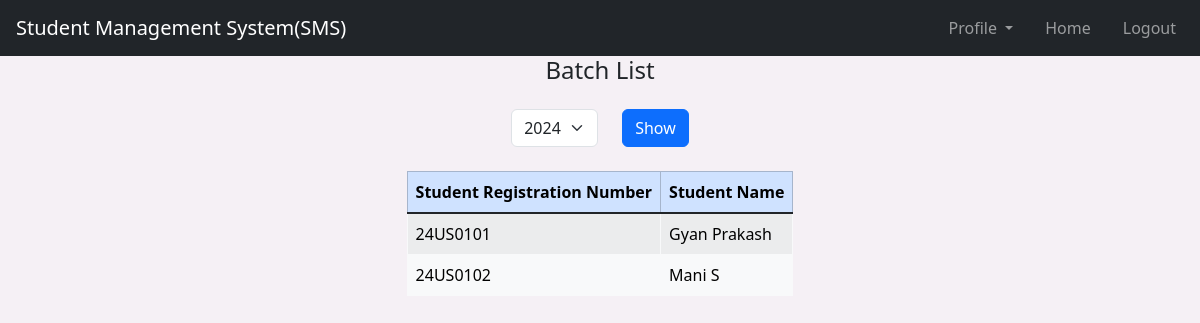
The app's page /faculty_dashboard/10110/view_batch (signed in) with its own data.
### website/models.py (models this page shows)
class Student(db.Model, UserMixin):
    id = db.Column(db.Integer, primary_key=True)
    reg_no = db.Column(db.String(8), unique=True)
    first_name = db.Column(db.String(50))
    last_name = db.Column(db.String(50))
    password = db.Column(db.String(50))
    dept_id = db.Column(db.String(100), db.ForeignKey('department.id'))
    registration = db.relationship('Register')

### website/views.py (the view, shortened to what this page needs)
@views.route('/faculty_dashboard/<course_id>/view_batch', methods=['GET', 'POST'])
@login_required
def view_batch(course_id):
    batch = Register.query.filter_by(c_id=course_id, year=year).all()
    students = []
    distinct_years = db.session.query(distinct(Register.year)).all()
    years = [g_year[0] for g_year in distinct_years]
    for entry in batch:
        student = Student.query.filter_by(id=entry.s_id).first()
        info = {'reg_no': student.reg_no, 'name': student.first_name + " " + student.last_name}
        students.append(info)
    return render_template("view_batch.html", user=current_user,
                           dept=Department.query.filter_by(id=current_user.dept_id).first(),
                           batch=students, year=year, years=years)

### website/templates/view_batch.html (shortened to what this page needs)
{% extends "base.html" %}
{% block content%}
<h4 align="center">Batch List</h4>
<div class="mx-1"><form method ="POST">
    <div class="row justify-content-center my-4">
        <div class="col-auto">
    <select class="form-select w-auto" name="year"  aria-label="Default select example">
                <option value="{{year}}"selected>{{year}}</option>
             </select>
        </div>
        <div class="col-auto">
            <button type="submit" class="btn btn-primary" name="viewotherBatches">Show</button>
        </div>
    </div></form>
<table class="table table-striped table-hover table-bordered border-light mx-auto w-auto">
 <thead class="table-primary">
 <tr>
      <th scope="col">Student Registration Number</th>
      <th scope="col">Student Name</th>
    </tr>
  </thead>
  <tbody class="table-group-divider">{%for student in batch%}
    <tr>
        <td class="bg-light" name="course_id">{{student.reg_no}}</td>
      <td class="bg-light">{{student.name}}</td>
        </tr>{%endfor%}
  </tbody>
</table>
</div>
{% endblock %}

### website/templates/base.html (style rules this page uses)
body { background-color: rgb(245,240,245); }

### records on screen
Student: reg_no "24US0101", name "Gyan Prakash"
Student: reg_no "24US0102", name "Mani S"

### other values on screen
form field year "2024"
